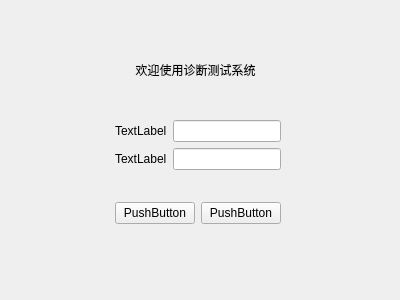
<?xml version="1.0" encoding="UTF-8"?>
<ui version="4.0">
 <class>LoginView</class>
 <widget class="QWidget" name="LoginView">
  <property name="geometry">
   <rect>
    <x>0</x>
    <y>0</y>
    <width>400</width>
    <height>300</height>
   </rect>
  </property>
  <property name="windowTitle">
   <string>登录</string>
  </property>
  <widget class="QLabel" name="label">
   <property name="geometry">
    <rect>
     <x>0</x>
     <y>60</y>
     <width>391</width>
     <height>20</height>
    </rect>
   </property>
   <property name="text">
    <string>欢迎使用诊断测试系统</string>
   </property>
   <property name="alignment">
    <set>Qt::AlignCenter</set>
   </property>
  </widget>
  <widget class="QWidget" name="">
   <property name="geometry">
    <rect>
     <x>2</x>
     <y>120</y>
     <width>391</width>
     <height>104</height>
    </rect>
   </property>
   <layout class="QHBoxLayout" name="horizontalLayout_4">
    <item>
     <spacer name="horizontalSpacer">
      <property name="orientation">
       <enum>Qt::Horizontal</enum>
      </property>
      <property name="sizeHint" stdset="0">
       <size>
        <width>38</width>
        <height>17</height>
       </size>
      </property>
     </spacer>
    </item>
    <item>
     <layout class="QVBoxLayout" name="verticalLayout">
      <item>
       <layout class="QHBoxLayout" name="horizontalLayout_2">
        <item>
         <layout class="QFormLayout" name="formLayout">
          <item row="0" column="0">
           <widget class="QLabel" name="label_2">
            <property name="text">
             <string>TextLabel</string>
            </property>
           </widget>
          </item>
          <item row="1" column="0">
           <widget class="QLabel" name="label_3">
            <property name="text">
             <string>TextLabel</string>
            </property>
           </widget>
          </item>
          <item row="1" column="1">
           <widget class="QLineEdit" name="lineEdit_2"/>
          </item>
          <item row="0" column="1">
           <widget class="QLineEdit" name="lineEdit"/>
          </item>
         </layout>
        </item>
       </layout>
      </item>
      <item>
       <layout class="QHBoxLayout" name="horizontalLayout_3">
        <item>
         <layout class="QHBoxLayout" name="horizontalLayout">
          <item>
           <widget class="QPushButton" name="pushButton">
            <property name="text">
             <string>PushButton</string>
            </property>
           </widget>
          </item>
          <item>
           <widget class="QPushButton" name="pushButton_2">
            <property name="text">
             <string>PushButton</string>
            </property>
           </widget>
          </item>
         </layout>
        </item>
       </layout>
      </item>
     </layout>
    </item>
    <item>
     <spacer name="horizontalSpacer_2">
      <property name="orientation">
       <enum>Qt::Horizontal</enum>
      </property>
      <property name="sizeHint" stdset="0">
       <size>
        <width>40</width>
        <height>20</height>
       </size>
      </property>
     </spacer>
    </item>
   </layout>
  </widget>
 </widget>
 <resources/>
 <connections/>
</ui>
